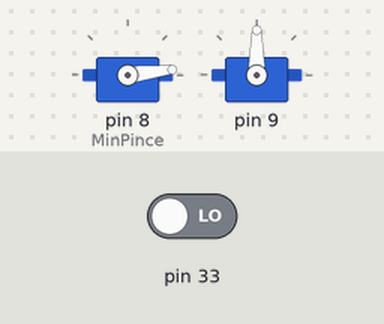
The sketch below on a simulated Arduino Mega 2560, built with avr-gcc and run on an emulated ATmega2560. Parts: 2 × servo. The test bench sets the inputs (shaded band); at power-on: pin 33 LOW. What the sketch prints to the serial monitor is not drawn.

Above: at 1.2 s.
1.3 s: pin 33 driven HIGH
At 3.4 s:
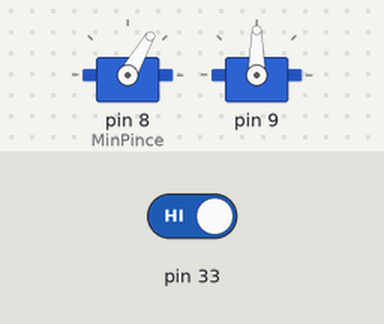
15.8 s: pin 33 driven LOW
At 16.49 s:
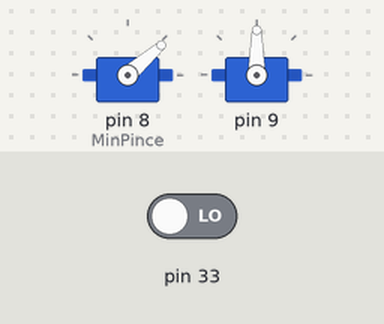
Timing chart, 0 to 37.4 s (numbered marks = the images above; inputs shaded):
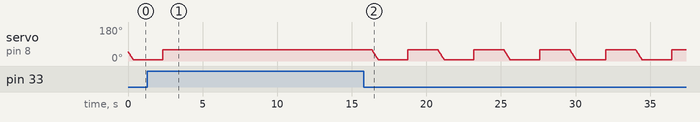

Measured:
- by itself, servo on pin 8 (MinPince): ramps from 60° to 7° and jumps back, once every 4.4 s

The sketch:

pince_ino.ino
```cpp
#include "pince.h"

#define debugPin 22
#define bouton 30
#define rotorButton 36


int val=10;    // variable to read the value from the analog pin
int valRotor = 90;
int rotorAngle = 0;
bool boutonTrigger = false;
CDF_pince pince(8,9,33);


void setup()
{
	Serial.begin(115200);
	Serial.print("Début");
}

void loop()
{
/*	if(digitalRead(rotorButton)){
    while(digitalRead(rotorButton));
    if(rotorAngle == 0){
      rotorAngle = 1;
      pince.rot(1);
    }else if(rotorAngle==1){
      rotorAngle = 2;
      pince.rot(90);
    }else{
      rotorAngle = 0;
      pince.rot(179);
    }
	}

	if(digitalRead(bouton)){
		boutonTrigger = !boutonTrigger;
		while(digitalRead(bouton));

		if(boutonTrigger){
			pince.autoGrab();
		}else{
			pince.relax();
		}
	}
}
*/
      pince.rot(90);
      pince.autoGrab();
      delay(2000);
      pince.relax();
      delay(2000);

}


  /*if (Serial.available() > 0) {
    // read the incoming byte:

    val = atoi(Serial.readString().c_str());
    if(i){
      pince.autoGrab();
      Serial.println("grab");
      i = false;
    }else{
      pince.relax();
      Serial.println("relax");
      i = true;
    }
    }*/
```

pince.cpp
```cpp
#include "pince.h"

CDF_pince::CDF_pince(int pinPince, int pinRotor, int pinCapteur){
  this->pinCapteur = pinCapteur;
  pinMode(pinCapteur, INPUT);
  pince.attach(pinPince);
  rotor.attach(pinRotor);
  pince.write(degrePince);
  rotor.write(degreRotor);
}


int CDF_pince::grab(int degre){
  if(degre<MaxPince && degre > MinPince){
    this->degrePince = degre;
  }else{
    return 1;
  }
  this->pince.write(this->degrePince);
  return 0;
}

int CDF_pince::autoGrab(){
	while(!digitalRead(pinCapteur) && degrePince > MinPince){
	  	degrePince--;
  		pince.write(degrePince);
  		delay(8);
	}
  degrePince--;
  pince.write(degrePince);
}

int CDF_pince::relax(){
	this->degrePince = MaxPince;
  	pince.write(degrePince);

}

int CDF_pince::rot(int degre){
  if(degre<180 && degre > 0){
    this->degreRotor = degre;
  }else{
    return 1;
  }
  this->rotor.write(this->degreRotor);
  return 0;
}

int CDF_pince::getPinceAngle(){
  return  pince.read();
}

bool CDF_pince::SomeThingTaken() const{
	return digitalRead(pinCapteur);
}
```

pince.h
```cpp
#ifndef CDF_PINCE
#define CDF_PINCE

#include <Arduino.h>
#include <Servo.h>

#define MinPince 8
#define MaxPince 60

class CDF_pince
{
	int degreRotor=95;
	int degrePince=50;
	int pinCapteur;
	Servo pince;
	Servo rotor;
public:
	CDF_pince(int pinPince, int pinRotor, int pinCapteur);
	//true si quelquechose est tenu par la pince
	bool SomeThingTaken() const;
	// ferme la pince avec un degré spécifique
	int grab(int degre);
	//attrape automatiquement un objet
	int autoGrab();
	//ouvre la pince a son angle max
	int relax();
	//fait tourner le rotor (position par défaut 90°)
	int rot(int degre);
	//renvoie l'angle de la pince pour calculer un ordre de grandeur de la taille de l'objet tenu
  	int getPinceAngle();

};


#endif
```
